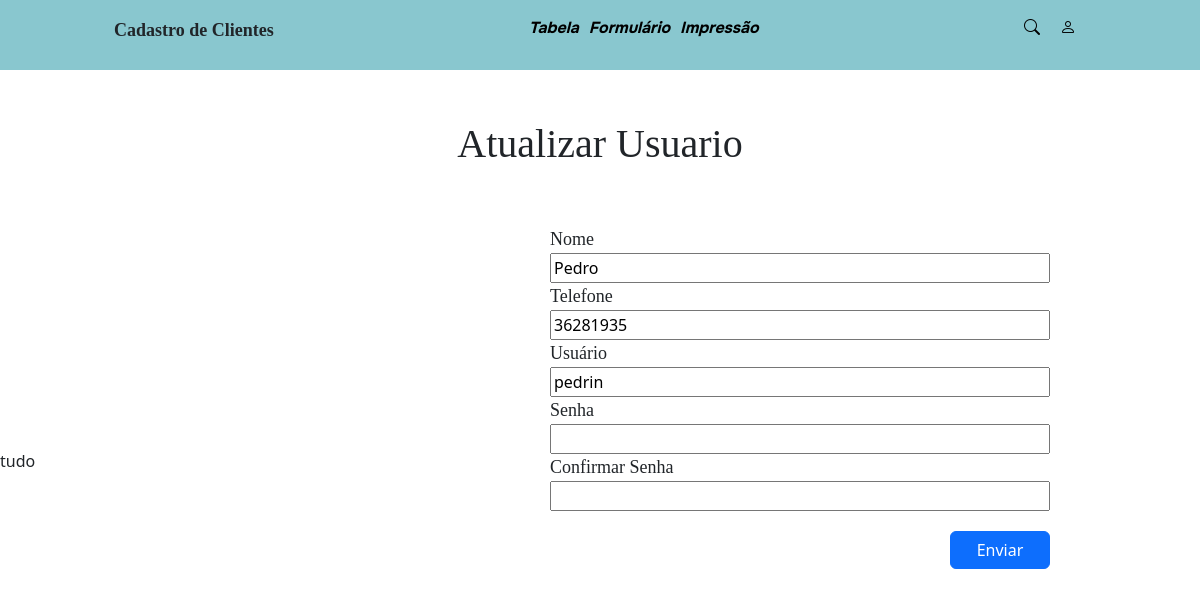
The page /index.php?id=4 on the database its author committed.
### tables this page shows
CREATE TABLE `tb_form` (
  `id_form` int(11) NOT NULL AUTO_INCREMENT,
  `nome` varchar(100) NOT NULL,
  `telefone` int(11) NOT NULL,
  `usuario` varchar(100) NOT NULL,
  `senha` varchar(200) NOT NULL,
  PRIMARY KEY (`id_form`)
);

### index.php (the view, shortened to what this page needs)
<?php
include './template/header.php';
$nome = "";
$telefone = "";
$usuario = "";
$tituloForm = "";
$actionFormulario = "";
if (isset($_GET['id']) && !empty($_GET['id'])) {
    $id_form = $_GET['id'];
    $dsn = 'mysql:dbname=db_form;host=127.0.0.1';
    $usuario = "root";
    $senha = "";
    $conn = new PDO($dsn, $usuario, $senha);
    $scriptSelect = "SELECT * FROM tb_form WHERE id_form = $id_form";
    $dadosSelect = $conn->query($scriptSelect)->fetch();
    $nome = $dadosSelect['nome'];
    $telefone = $dadosSelect['telefone'];
    $usuario = $dadosSelect['usuario'];
    $tituloForm = "Atualizar Usuario";
    $actionFormulario = "./form-update.php";
}
?>
<h1 class="tilt"><?= $tituloForm ?></h1>
<form action="<?= $actionFormulario ?>" method="post">
    <div class="form">
        <label for="">Nome</label>
        <input value="<?= $nome ?>" name="nome" type="text">
        <label for="">Telefone</label>
        <input value="<?= $telefone ?>" name="telefone" type="text">
        <label for="">Usuário</label>
        <input value="<?= $usuario ?>" name="usuario" type="text">
        <label for="">Senha</label>
        <input name="senha" type="password">
        <label for="">Confirmar Senha</label>
        <input name="confirmar-senha" type="password">
        <button class="btn btn-primary" type="submit">Enviar</button>
    </div>
</form>
    <?php
    include './template/footer.php';
    ?>

### css/style.css (style rules this page uses)
* { margin: 0; }
.form label { font-size: 18px; font-family: 'bold'; }
.form { display: flex; flex-direction: column; width: 500px; position: relative; left: 550px; top: 100px; }
.tilt { font-family: 'extra'; position: relative; top: 50px; text-align: center; }
button { width: 100px; position: relative; top: 20px; left: 400px; }

### css/header.css (style rules this page uses)
* { margin: 0; }

### rows shown on the page
tb_form: nome "Pedro", telefone "36281935", usuario "pedrin"

### other values the page prints
$tituloForm "Atualizar Usuario"
